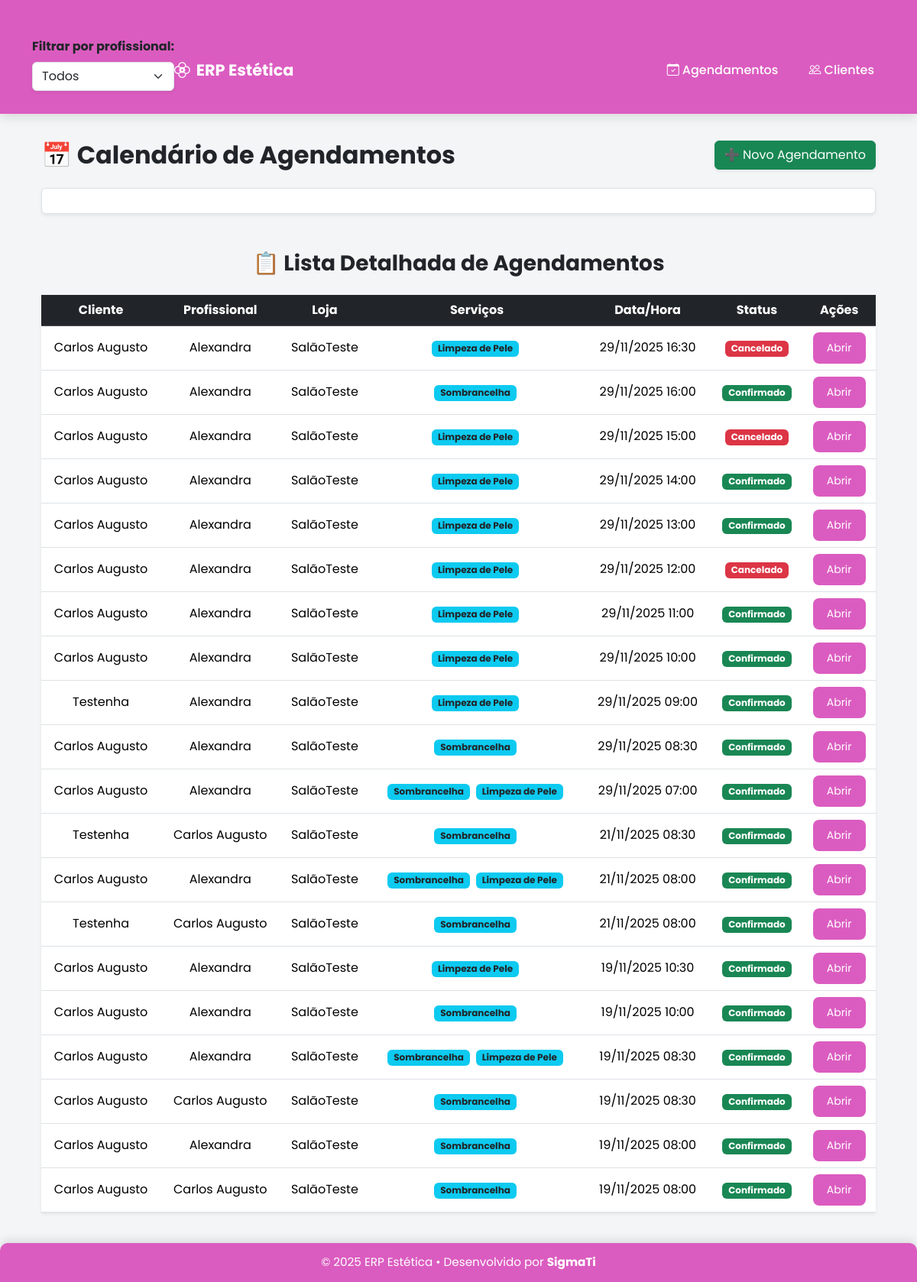
Screenshot of /ERPestetica/ (signed in) with the database file from the repository.
### ERPestetica/models.py (models this page shows, shortened)
class Agendamento(models.Model):
    id = models.AutoField(primary_key=True)
    STATUS_CHOICES = [
        ("pendente", "Pendente"),
        ("confirmado", "Confirmado"),
        ("cancelado", "Cancelado"),
        ("concluido", "Concluído"),
    ]
    cliente = models.ForeignKey(
        Cliente, on_delete=models.CASCADE, related_name="agendamentos"
    )
    loja = models.ForeignKey(
        Loja, on_delete=models.CASCADE, related_name="agendamentos"
    )
    profissional = models.ForeignKey(
        Profissional,
        on_delete=models.CASCADE,
        related_name="agendamentos",
        null=True,
        blank=True
    )
    servicos = models.ManyToManyField(Servico, related_name="agendamentos")
    data_hora = models.DateTimeField()
    duracao_minutos = models.PositiveIntegerField(blank=True, null=True)
    observacoes = models.TextField(blank=True)
    status = models.CharField(
        max_length=20, choices=STATUS_CHOICES, default="pendente"
    )
    criado_em = models.DateTimeField(auto_now_add=True)
    atualizado_em = models.DateTimeField(auto_now=True)
    class Meta:
        ordering = ["-data_hora"]

class Cliente(models.Model):
    loja = models.ForeignKey('Loja', on_delete=models.CASCADE, null=True, blank=True)
    nome = models.CharField(max_length=150)
    telefone = models.CharField(max_length=30, blank=True)
    email = models.EmailField(blank=True)
    data_cadastro = models.DateTimeField(default=timezone.now)
    observacoes = models.TextField(blank=True)

class Profissional(models.Model):
    loja = models.ForeignKey(Loja, on_delete=models.CASCADE, related_name="profissionais")
    user = models.OneToOneField(User, on_delete=models.CASCADE, blank=True, null=True)
    nome = models.CharField(max_length=100)
    telefone = models.CharField(max_length=20, blank=True, null=True)
    email = models.EmailField(blank=True, null=True)
    servicos = models.ManyToManyField('Servico', related_name='profissionais')
    ativo = models.BooleanField(default=True)

class Loja(models.Model):
    nome = models.CharField(max_length=100)
    endereco = models.CharField(max_length=200)
    telefone = models.CharField(max_length=20, blank=True, null=True)
    email = models.EmailField(blank=True, null=True)
    hora_abertura = models.TimeField(default="08:00")
    hora_fechamento = models.TimeField(default="18:00")

class Servico(models.Model):
    nome = models.CharField(max_length=120)
    descricao = models.TextField(blank=True)
    preco = models.DecimalField(max_digits=8, decimal_places=2)
    duracao_minutos = models.PositiveIntegerField(default=30)
    ativo = models.BooleanField(default=True)

### ERPestetica/views.py (the view)
# urls.py: path("", views.lista_agendamentos, name="lista_agendamentos"),
@login_required
def lista_agendamentos(request):
    agendamentos = Agendamento.objects.all()
    profissionais = Profissional.objects.all()
    for ag in agendamentos:
        total_minutos = sum(serv.duracao_minutos for serv in ag.servicos.all())
        ag.duracao_total = timedelta(minutes=total_minutos)
        ag.end_time = ag.data_hora + timedelta(minutes=total_minutos)
    return render(request, "ERPestetica/lista_agendamentos.html", {
        "agendamentos": agendamentos,
        "profissionais": profissionais
    })

### AppHome/context_processors.py (called while the page is built)
def permissoes_usuario(request):
    if not request.user.is_authenticated:
        return {}
    usuario_pode_alterar = request.user.is_superuser or request.user.groups.filter(name="Técnicos").exists()
    return {
        'usuario_pode_alterar': usuario_pode_alterar
    }

### ERPestetica/templates/ERPestetica/lista_agendamentos.html (shortened to what this page needs)
{% extends 'ERPestetica/baseERPestetica.html' %}
{% load static %}
{% block content %}
<div class="container mt-4">
  <div class="d-flex justify-content-between align-items-center mb-4">
    <h2 class="fw-bold mb-0">📅 Calendário de Agendamentos</h2>
    <a href="{% url 'ERPestetica:criar_agendamento' %}" class="btn btn-success shadow-sm">
      ➕ Novo Agendamento
    </a>
  </div>
  <div id="calendar" class="shadow-sm bg-white rounded p-3 mb-5 border"></div>
  <link href="https://cdn.jsdelivr.net/npm/fullcalendar@6.1.8/index.global.min.css" rel="stylesheet">
  <h3 class="text-center fw-bold mb-4">📋 Lista Detalhada de Agendamentos</h3>
  <div class="table-responsive shadow-sm">
    <table class="table table-hover align-middle mb-0">
      <thead class="table-dark">
        <tr class="text-center">
          <th>Cliente</th>
          <th>Profissional</th>
          <th>Loja</th>
          <th>Serviços</th>
          <th>Data/Hora</th>
          <th>Status</th>
          <th>Ações</th>
        </tr>
      </thead>
      <tbody>
        {% for ag in agendamentos %}
        <tr class="text-center">
          <td>{{ ag.cliente.nome }}</td>
          <td>
            {% if ag.profissional %}
              {{ ag.profissional.nome }}
            {% else %}
              <span class="text-muted">—</span>
            {% endif %}
          </td>
          <td>{{ ag.loja.nome }}</td>
          <td>
            {% for serv in ag.servicos.all %}
              <span class="badge bg-info text-dark me-1">{{ serv.nome }}</span>
            {% endfor %}
          </td>
          <td>{{ ag.data_hora|date:"d/m/Y H:i" }}</td>
          <td>
            {% if ag.status == "confirmado" %}
              <span class="badge bg-success">{{ ag.get_status_display }}</span>
            {% elif ag.status == "cancelado" %}
              <span class="badge bg-danger">{{ ag.get_status_display }}</span>
            {% elif ag.status == "pendente" %}
              <span class="badge bg-warning text-dark">{{ ag.get_status_display }}</span>
            {% else %}
              <span class="badge bg-secondary">{{ ag.get_status_display }}</span>
            {% endif %}
          </td>
          <td>
            <a href="{% url 'ERPestetica:detalhe_agendamento' ag.pk %}" class="btn btn-sm btn-primary">Abrir</a>
          </td>
        </tr>
        {% empty %}
        <tr>
          <td colspan="7" class="text-center text-muted py-4">
            Nenhum agendamento encontrado.
          </td>
        </tr>
        {% endfor %}
      </tbody>
    </table>
  </div>
</div>
{% endblock %}

### ERPestetica/templates/ERPestetica/baseERPestetica.html (style rules this page uses)
body { background-color: #f4f5f7; font-family: "Poppins", sans-serif; }
.btn-primary { background-color: #db5cc0; border: none; padding: 10px 18px; border-radius: 8px; }
* { transition: 0.2s ease-in-out; }
.container { margin-top: 35px; }

### rows the page displays
Agendamento: cliente.nome "Carlos Augusto", profissional.nome "Alexandra", loja.nome "SalãoTeste", data_hora "29/11/2025 16:30", status "Cancelado"
Servico: nome "Limpeza de Pele"
Agendamento: cliente.nome "Carlos Augusto", profissional.nome "Alexandra", loja.nome "SalãoTeste", data_hora "29/11/2025 16:00", status "Confirmado"
Servico: nome "Sombrancelha"
Agendamento: cliente.nome "Carlos Augusto", profissional.nome "Alexandra", loja.nome "SalãoTeste", data_hora "29/11/2025 15:00", status "Cancelado"
Agendamento: cliente.nome "Carlos Augusto", profissional.nome "Alexandra", loja.nome "SalãoTeste", data_hora "29/11/2025 14:00", status "Confirmado"
Agendamento: cliente.nome "Carlos Augusto", profissional.nome "Alexandra", loja.nome "SalãoTeste", data_hora "29/11/2025 13:00", status "Confirmado"
Agendamento: cliente.nome "Carlos Augusto", profissional.nome "Alexandra", loja.nome "SalãoTeste", data_hora "29/11/2025 12:00", status "Cancelado"
Agendamento: cliente.nome "Carlos Augusto", profissional.nome "Alexandra", loja.nome "SalãoTeste", data_hora "29/11/2025 11:00", status "Confirmado"
Agendamento: cliente.nome "Carlos Augusto", profissional.nome "Alexandra", loja.nome "SalãoTeste", data_hora "29/11/2025 10:00", status "Confirmado"
Agendamento: cliente.nome "Testenha", profissional.nome "Alexandra", loja.nome "SalãoTeste", data_hora "29/11/2025 09:00", status "Confirmado"
Agendamento: cliente.nome "Carlos Augusto", profissional.nome "Alexandra", loja.nome "SalãoTeste", data_hora "29/11/2025 08:30", status "Confirmado"
Agendamento: cliente.nome "Carlos Augusto", profissional.nome "Alexandra", loja.nome "SalãoTeste", data_hora "29/11/2025 07:00", status "Confirmado"
Agendamento: cliente.nome "Testenha", profissional.nome "Carlos Augusto", loja.nome "SalãoTeste", data_hora "21/11/2025 08:30", status "Confirmado"
Agendamento: cliente.nome "Carlos Augusto", profissional.nome "Alexandra", loja.nome "SalãoTeste", data_hora "21/11/2025 08:00", status "Confirmado"
Agendamento: cliente.nome "Testenha", profissional.nome "Carlos Augusto", loja.nome "SalãoTeste", data_hora "21/11/2025 08:00", status "Confirmado"
Agendamento: cliente.nome "Carlos Augusto", profissional.nome "Alexandra", loja.nome "SalãoTeste", data_hora "19/11/2025 10:30", status "Confirmado"
Agendamento: cliente.nome "Carlos Augusto", profissional.nome "Alexandra", loja.nome "SalãoTeste", data_hora "19/11/2025 10:00", status "Confirmado"
Agendamento: cliente.nome "Carlos Augusto", profissional.nome "Alexandra", loja.nome "SalãoTeste", data_hora "19/11/2025 08:30", status "Confirmado"
Agendamento: cliente.nome "Carlos Augusto", profissional.nome "Carlos Augusto", loja.nome "SalãoTeste", data_hora "19/11/2025 08:30", status "Confirmado"
Agendamento: cliente.nome "Carlos Augusto", profissional.nome "Alexandra", loja.nome "SalãoTeste", data_hora "19/11/2025 08:00", status "Confirmado"
Agendamento: cliente.nome "Carlos Augusto", profissional.nome "Carlos Augusto", loja.nome "SalãoTeste", data_hora "19/11/2025 08:00", status "Confirmado"
